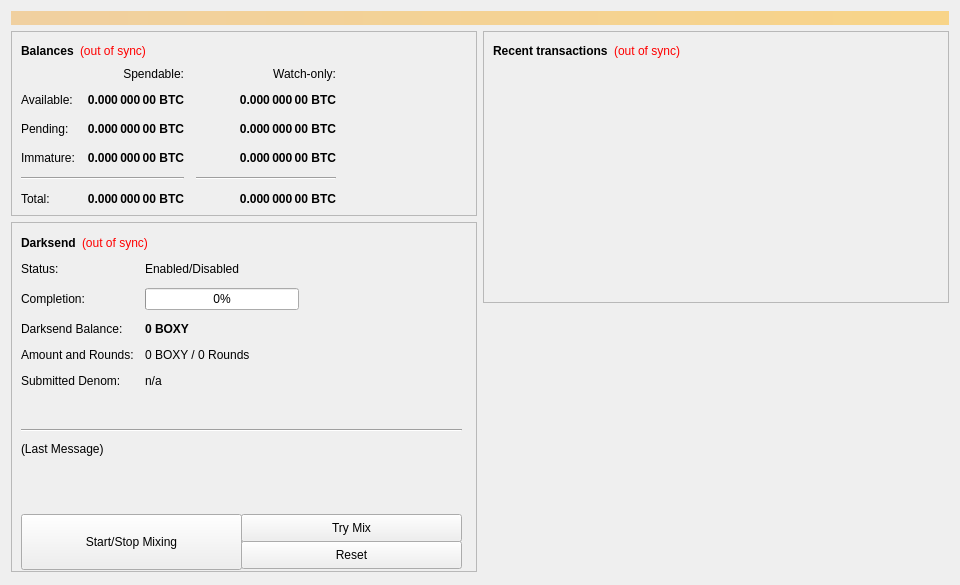
<?xml version="1.0" encoding="UTF-8"?>
<ui version="4.0">
 <class>OverviewPage</class>
 <widget class="QWidget" name="OverviewPage">
  <property name="geometry">
   <rect>
    <x>0</x>
    <y>0</y>
    <width>960</width>
    <height>585</height>
   </rect>
  </property>
  <property name="minimumSize">
   <size>
    <width>960</width>
    <height>0</height>
   </size>
  </property>
  <property name="windowTitle">
   <string>Form</string>
  </property>
  <layout class="QVBoxLayout" name="topLayout">
   <item>
    <widget class="QLabel" name="labelAlerts">
     <property name="visible">
      <bool>false</bool>
     </property>
     <property name="styleSheet">
      <string notr="true">background-color: qlineargradient(x1: 0, y1: 0, x2: 1, y2: 0, stop:0 #F0D0A0, stop:1 #F8D488); color:#000000;</string>
     </property>
     <property name="wordWrap">
      <bool>true</bool>
     </property>
     <property name="margin">
      <number>3</number>
     </property>
    </widget>
   </item>
   <item>
    <layout class="QHBoxLayout" name="horizontalLayout" stretch="1,1">
     <item>
      <layout class="QVBoxLayout" name="verticalLayout_2">
       <item>
        <widget class="QFrame" name="frame">
         <property name="frameShape">
          <enum>QFrame::StyledPanel</enum>
         </property>
         <property name="frameShadow">
          <enum>QFrame::Raised</enum>
         </property>
         <layout class="QVBoxLayout" name="verticalLayout_4">
          <item>
           <layout class="QHBoxLayout" name="horizontalLayout_4">
            <item>
             <widget class="QLabel" name="label_5">
              <property name="font">
               <font>
                <weight>75</weight>
                <bold>true</bold>
               </font>
              </property>
              <property name="text">
               <string>Balances</string>
              </property>
             </widget>
            </item>
            <item>
             <widget class="QLabel" name="labelWalletStatus">
              <property name="cursor">
               <cursorShape>WhatsThisCursor</cursorShape>
              </property>
              <property name="toolTip">
               <string>The displayed information may be out of date. Your wallet automatically synchronizes with the BoxyCoin network after a connection is established, but this process has not completed yet.</string>
              </property>
              <property name="styleSheet">
               <string notr="true">QLabel { color: red; }</string>
              </property>
              <property name="text">
               <string notr="true">(out of sync)</string>
              </property>
              <property name="alignment">
               <set>Qt::AlignLeading|Qt::AlignLeft|Qt::AlignVCenter</set>
              </property>
             </widget>
            </item>
            <item>
             <spacer name="horizontalSpacer_3">
              <property name="orientation">
               <enum>Qt::Horizontal</enum>
              </property>
              <property name="sizeHint" stdset="0">
               <size>
                <width>40</width>
                <height>20</height>
               </size>
              </property>
             </spacer>
            </item>
           </layout>
          </item>
          <item>
           <layout class="QGridLayout" name="gridLayout">
            <property name="spacing">
             <number>12</number>
            </property>
            <item row="2" column="2">
             <widget class="QLabel" name="labelWatchPending">
              <property name="font">
               <font>
                <weight>75</weight>
                <bold>true</bold>
               </font>
              </property>
              <property name="cursor">
               <cursorShape>IBeamCursor</cursorShape>
              </property>
              <property name="toolTip">
               <string>Unconfirmed transactions to watch-only addresses</string>
              </property>
              <property name="text">
               <string notr="true">0.000 000 00 BTC</string>
              </property>
              <property name="alignment">
               <set>Qt::AlignRight|Qt::AlignTrailing|Qt::AlignVCenter</set>
              </property>
              <property name="textInteractionFlags">
               <set>Qt::LinksAccessibleByMouse|Qt::TextSelectableByKeyboard|Qt::TextSelectableByMouse</set>
              </property>
             </widget>
            </item>
            <item row="2" column="1">
             <widget class="QLabel" name="labelUnconfirmed">
              <property name="font">
               <font>
                <weight>75</weight>
                <bold>true</bold>
               </font>
              </property>
              <property name="cursor">
               <cursorShape>IBeamCursor</cursorShape>
              </property>
              <property name="toolTip">
               <string>Total of transactions that have yet to be confirmed, and do not yet count toward the spendable balance</string>
              </property>
              <property name="text">
               <string notr="true">0.000 000 00 BTC</string>
              </property>
              <property name="alignment">
               <set>Qt::AlignRight|Qt::AlignTrailing|Qt::AlignVCenter</set>
              </property>
              <property name="textInteractionFlags">
               <set>Qt::LinksAccessibleByMouse|Qt::TextSelectableByKeyboard|Qt::TextSelectableByMouse</set>
              </property>
             </widget>
            </item>
            <item row="3" column="2">
             <widget class="QLabel" name="labelWatchImmature">
              <property name="font">
               <font>
                <weight>75</weight>
                <bold>true</bold>
               </font>
              </property>
              <property name="cursor">
               <cursorShape>IBeamCursor</cursorShape>
              </property>
              <property name="toolTip">
               <string>Mined balance in watch-only addresses that has not yet matured</string>
              </property>
              <property name="text">
               <string notr="true">0.000 000 00 BTC</string>
              </property>
              <property name="alignment">
               <set>Qt::AlignRight|Qt::AlignTrailing|Qt::AlignVCenter</set>
              </property>
              <property name="textInteractionFlags">
               <set>Qt::LinksAccessibleByMouse|Qt::TextSelectableByKeyboard|Qt::TextSelectableByMouse</set>
              </property>
             </widget>
            </item>
            <item row="4" column="0" colspan="2">
             <widget class="Line" name="lineSpendableBalance">
              <property name="orientation">
               <enum>Qt::Horizontal</enum>
              </property>
             </widget>
            </item>
            <item row="4" column="2">
             <widget class="Line" name="lineWatchBalance">
              <property name="sizePolicy">
               <sizepolicy hsizetype="Preferred" vsizetype="Fixed">
                <horstretch>0</horstretch>
                <verstretch>0</verstretch>
               </sizepolicy>
              </property>
              <property name="minimumSize">
               <size>
                <width>140</width>
                <height>0</height>
               </size>
              </property>
              <property name="orientation">
               <enum>Qt::Horizontal</enum>
              </property>
             </widget>
            </item>
            <item row="5" column="0">
             <widget class="QLabel" name="labelTotalText">
              <property name="text">
               <string>Total:</string>
              </property>
             </widget>
            </item>
            <item row="3" column="1">
             <widget class="QLabel" name="labelImmature">
              <property name="font">
               <font>
                <weight>75</weight>
                <bold>true</bold>
               </font>
              </property>
              <property name="cursor">
               <cursorShape>IBeamCursor</cursorShape>
              </property>
              <property name="toolTip">
               <string>Mined balance that has not yet matured</string>
              </property>
              <property name="text">
               <string notr="true">0.000 000 00 BTC</string>
              </property>
              <property name="alignment">
               <set>Qt::AlignRight|Qt::AlignTrailing|Qt::AlignVCenter</set>
              </property>
              <property name="textInteractionFlags">
               <set>Qt::LinksAccessibleByMouse|Qt::TextSelectableByKeyboard|Qt::TextSelectableByMouse</set>
              </property>
             </widget>
            </item>
            <item row="2" column="3">
             <spacer name="horizontalSpacer_2">
              <property name="orientation">
               <enum>Qt::Horizontal</enum>
              </property>
              <property name="sizeHint" stdset="0">
               <size>
                <width>40</width>
                <height>20</height>
               </size>
              </property>
             </spacer>
            </item>
            <item row="3" column="0">
             <widget class="QLabel" name="labelImmatureText">
              <property name="text">
               <string>Immature:</string>
              </property>
             </widget>
            </item>
            <item row="5" column="1">
             <widget class="QLabel" name="labelTotal">
              <property name="font">
               <font>
                <weight>75</weight>
                <bold>true</bold>
               </font>
              </property>
              <property name="cursor">
               <cursorShape>IBeamCursor</cursorShape>
              </property>
              <property name="toolTip">
               <string>Your current total balance</string>
              </property>
              <property name="text">
               <string notr="true">0.000 000 00 BTC</string>
              </property>
              <property name="alignment">
               <set>Qt::AlignRight|Qt::AlignTrailing|Qt::AlignVCenter</set>
              </property>
              <property name="textInteractionFlags">
               <set>Qt::LinksAccessibleByMouse|Qt::TextSelectableByKeyboard|Qt::TextSelectableByMouse</set>
              </property>
             </widget>
            </item>
            <item row="5" column="2">
             <widget class="QLabel" name="labelWatchTotal">
              <property name="font">
               <font>
                <weight>75</weight>
                <bold>true</bold>
               </font>
              </property>
              <property name="cursor">
               <cursorShape>IBeamCursor</cursorShape>
              </property>
              <property name="toolTip">
               <string>Current total balance in watch-only addresses</string>
              </property>
              <property name="text">
               <string notr="true">0.000 000 00 BTC</string>
              </property>
              <property name="alignment">
               <set>Qt::AlignRight|Qt::AlignTrailing|Qt::AlignVCenter</set>
              </property>
              <property name="textInteractionFlags">
               <set>Qt::LinksAccessibleByMouse|Qt::TextSelectableByKeyboard|Qt::TextSelectableByMouse</set>
              </property>
             </widget>
            </item>
            <item row="0" column="2">
             <widget class="QLabel" name="labelWatchonly">
              <property name="text">
               <string>Watch-only:</string>
              </property>
              <property name="alignment">
               <set>Qt::AlignRight|Qt::AlignTrailing|Qt::AlignVCenter</set>
              </property>
             </widget>
            </item>
            <item row="1" column="0">
             <widget class="QLabel" name="labelBalanceText">
              <property name="text">
               <string>Available:</string>
              </property>
             </widget>
            </item>
            <item row="1" column="1">
             <widget class="QLabel" name="labelBalance">
              <property name="font">
               <font>
                <weight>75</weight>
                <bold>true</bold>
               </font>
              </property>
              <property name="cursor">
               <cursorShape>IBeamCursor</cursorShape>
              </property>
              <property name="toolTip">
               <string>Your current spendable balance</string>
              </property>
              <property name="text">
               <string notr="true">0.000 000 00 BTC</string>
              </property>
              <property name="alignment">
               <set>Qt::AlignRight|Qt::AlignTrailing|Qt::AlignVCenter</set>
              </property>
              <property name="textInteractionFlags">
               <set>Qt::LinksAccessibleByMouse|Qt::TextSelectableByKeyboard|Qt::TextSelectableByMouse</set>
              </property>
             </widget>
            </item>
            <item row="1" column="2">
             <widget class="QLabel" name="labelWatchAvailable">
              <property name="font">
               <font>
                <weight>75</weight>
                <bold>true</bold>
               </font>
              </property>
              <property name="cursor">
               <cursorShape>IBeamCursor</cursorShape>
              </property>
              <property name="toolTip">
               <string>Your current balance in watch-only addresses</string>
              </property>
              <property name="text">
               <string notr="true">0.000 000 00 BTC</string>
              </property>
              <property name="alignment">
               <set>Qt::AlignRight|Qt::AlignTrailing|Qt::AlignVCenter</set>
              </property>
              <property name="textInteractionFlags">
               <set>Qt::LinksAccessibleByMouse|Qt::TextSelectableByKeyboard|Qt::TextSelectableByMouse</set>
              </property>
             </widget>
            </item>
            <item row="2" column="0">
             <widget class="QLabel" name="labelPendingText">
              <property name="text">
               <string>Pending:</string>
              </property>
             </widget>
            </item>
            <item row="0" column="1">
             <widget class="QLabel" name="labelSpendable">
              <property name="text">
               <string>Spendable:</string>
              </property>
              <property name="alignment">
               <set>Qt::AlignRight|Qt::AlignTrailing|Qt::AlignVCenter</set>
              </property>
             </widget>
            </item>
           </layout>
          </item>
         </layout>
        </widget>
       </item>
       <item>
        <widget class="QFrame" name="frameDarksend">
         <property name="minimumSize">
          <size>
           <width>0</width>
           <height>350</height>
          </size>
         </property>
         <property name="layoutDirection">
          <enum>Qt::LeftToRight</enum>
         </property>
         <property name="frameShape">
          <enum>QFrame::StyledPanel</enum>
         </property>
         <property name="frameShadow">
          <enum>QFrame::Raised</enum>
         </property>
         <widget class="QWidget" name="formLayoutWidget">
          <property name="geometry">
           <rect>
            <x>10</x>
            <y>40</y>
            <width>451</width>
            <height>161</height>
           </rect>
          </property>
          <layout class="QFormLayout" name="formLayout">
           <property name="fieldGrowthPolicy">
            <enum>QFormLayout::AllNonFixedFieldsGrow</enum>
           </property>
           <property name="horizontalSpacing">
            <number>11</number>
           </property>
           <property name="verticalSpacing">
            <number>12</number>
           </property>
           <item row="0" column="0">
            <widget class="QLabel" name="label_6">
             <property name="text">
              <string>Status:</string>
             </property>
            </widget>
           </item>
           <item row="1" column="0">
            <widget class="QLabel" name="label_7">
             <property name="text">
              <string>Completion:</string>
             </property>
            </widget>
           </item>
           <item row="1" column="1">
            <widget class="QProgressBar" name="darksendProgress">
             <property name="maximumSize">
              <size>
               <width>154</width>
               <height>16777215</height>
              </size>
             </property>
             <property name="value">
              <number>0</number>
             </property>
            </widget>
           </item>
           <item row="2" column="0">
            <widget class="QLabel" name="labelAnonymizedText">
             <property name="text">
              <string>Darksend Balance:</string>
             </property>
            </widget>
           </item>
           <item row="2" column="1">
            <widget class="QLabel" name="labelAnonymized">
             <property name="font">
              <font>
               <weight>75</weight>
               <bold>true</bold>
              </font>
             </property>
             <property name="text">
              <string notr="true">0 BOXY</string>
             </property>
            </widget>
           </item>
           <item row="3" column="0">
            <widget class="QLabel" name="label_8">
             <property name="text">
              <string>Amount and Rounds:</string>
             </property>
            </widget>
           </item>
           <item row="3" column="1">
            <widget class="QLabel" name="labelAmountRounds">
             <property name="text">
              <string>0 BOXY / 0 Rounds</string>
             </property>
            </widget>
           </item>
           <item row="4" column="0">
            <widget class="QLabel" name="label_9">
             <property name="text">
              <string>Submitted Denom:</string>
             </property>
            </widget>
           </item>
           <item row="4" column="1">
            <widget class="QLabel" name="labelSubmittedDenom">
             <property name="toolTip">
              <string>The denominations you submitted to the Masternode.&lt;br&gt;To mix, other users must submit the exact same denominations.</string>
             </property>
             <property name="text">
              <string>n/a</string>
             </property>
            </widget>
           </item>
           <item row="0" column="1">
            <widget class="QLabel" name="darksendEnabled">
             <property name="text">
              <string>Enabled/Disabled</string>
             </property>
            </widget>
           </item>
          </layout>
         </widget>
         <widget class="QPushButton" name="runAutoDenom">
          <property name="geometry">
           <rect>
            <x>251</x>
            <y>17</y>
            <width>1</width>
            <height>1</height>
           </rect>
          </property>
          <property name="palette">
           <palette>
            <active>
             <colorrole role="WindowText">
              <brush brushstyle="SolidPattern">
               <color alpha="255">
                <red>0</red>
                <green>0</green>
                <blue>0</blue>
               </color>
              </brush>
             </colorrole>
             <colorrole role="Button">
              <brush brushstyle="SolidPattern">
               <color alpha="255">
                <red>239</red>
                <green>238</green>
                <blue>238</blue>
               </color>
              </brush>
             </colorrole>
             <colorrole role="Light">
              <brush brushstyle="SolidPattern">
               <color alpha="255">
                <red>255</red>
                <green>255</green>
                <blue>255</blue>
               </color>
              </brush>
             </colorrole>
             <colorrole role="Midlight">
              <brush brushstyle="SolidPattern">
               <color alpha="255">
                <red>247</red>
                <green>246</green>
                <blue>246</blue>
               </color>
              </brush>
             </colorrole>
             <colorrole role="Dark">
              <brush brushstyle="SolidPattern">
               <color alpha="255">
                <red>119</red>
                <green>119</green>
                <blue>119</blue>
               </color>
              </brush>
             </colorrole>
             <colorrole role="Mid">
              <brush brushstyle="SolidPattern">
               <color alpha="255">
                <red>159</red>
                <green>159</green>
                <blue>159</blue>
               </color>
              </brush>
             </colorrole>
             <colorrole role="Text">
              <brush brushstyle="SolidPattern">
               <color alpha="255">
                <red>0</red>
                <green>0</green>
                <blue>0</blue>
               </color>
              </brush>
             </colorrole>
             <colorrole role="BrightText">
              <brush brushstyle="SolidPattern">
               <color alpha="255">
                <red>255</red>
                <green>255</green>
                <blue>255</blue>
               </color>
              </brush>
             </colorrole>
             <colorrole role="ButtonText">
              <brush brushstyle="SolidPattern">
               <color alpha="255">
                <red>0</red>
                <green>0</green>
                <blue>0</blue>
               </color>
              </brush>
             </colorrole>
             <colorrole role="Base">
              <brush brushstyle="SolidPattern">
               <color alpha="255">
                <red>255</red>
                <green>255</green>
                <blue>255</blue>
               </color>
              </brush>
             </colorrole>
             <colorrole role="Window">
              <brush brushstyle="SolidPattern">
               <color alpha="255">
                <red>239</red>
                <green>238</green>
                <blue>238</blue>
               </color>
              </brush>
             </colorrole>
             <colorrole role="Shadow">
              <brush brushstyle="SolidPattern">
               <color alpha="255">
                <red>0</red>
                <green>0</green>
                <blue>0</blue>
               </color>
              </brush>
             </colorrole>
             <colorrole role="AlternateBase">
              <brush brushstyle="SolidPattern">
               <color alpha="255">
                <red>247</red>
                <green>246</green>
                <blue>246</blue>
               </color>
              </brush>
             </colorrole>
             <colorrole role="ToolTipBase">
              <brush brushstyle="SolidPattern">
               <color alpha="255">
                <red>255</red>
                <green>255</green>
                <blue>220</blue>
               </color>
              </brush>
             </colorrole>
             <colorrole role="ToolTipText">
              <brush brushstyle="SolidPattern">
               <color alpha="255">
                <red>0</red>
                <green>0</green>
                <blue>0</blue>
               </color>
              </brush>
             </colorrole>
            </active>
            <inactive>
             <colorrole role="WindowText">
              <brush brushstyle="SolidPattern">
               <color alpha="255">
                <red>0</red>
                <green>0</green>
                <blue>0</blue>
               </color>
              </brush>
             </colorrole>
             <colorrole role="Button">
              <brush brushstyle="SolidPattern">
               <color alpha="255">
                <red>239</red>
                <green>238</green>
                <blue>238</blue>
               </color>
              </brush>
             </colorrole>
             <colorrole role="Light">
              <brush brushstyle="SolidPattern">
               <color alpha="255">
                <red>255</red>
                <green>255</green>
                <blue>255</blue>
               </color>
              </brush>
             </colorrole>
             <colorrole role="Midlight">
              <brush brushstyle="SolidPattern">
               <color alpha="255">
                <red>247</red>
                <green>246</green>
                <blue>246</blue>
               </color>
              </brush>
             </colorrole>
             <colorrole role="Dark">
              <brush brushstyle="SolidPattern">
               <color alpha="255">
                <red>119</red>
                <green>119</green>
                <blue>119</blue>
               </color>
              </brush>
             </colorrole>
             <colorrole role="Mid">
              <brush brushstyle="SolidPattern">
               <color alpha="255">
                <red>159</red>
                <green>159</green>
                <blue>159</blue>
               </color>
              </brush>
             </colorrole>
             <colorrole role="Text">
              <brush brushstyle="SolidPattern">
               <color alpha="255">
                <red>0</red>
                <green>0</green>
                <blue>0</blue>
               </color>
              </brush>
             </colorrole>
             <colorrole role="BrightText">
              <brush brushstyle="SolidPattern">
               <color alpha="255">
                <red>255</red>
                <green>255</green>
                <blue>255</blue>
               </color>
              </brush>
             </colorrole>
             <colorrole role="ButtonText">
              <brush brushstyle="SolidPattern">
               <color alpha="255">
                <red>0</red>
                <green>0</green>
                <blue>0</blue>
               </color>
              </brush>
             </colorrole>
             <colorrole role="Base">
              <brush brushstyle="SolidPattern">
               <color alpha="255">
                <red>255</red>
                <green>255</green>
                <blue>255</blue>
               </color>
              </brush>
             </colorrole>
             <colorrole role="Window">
              <brush brushstyle="SolidPattern">
               <color alpha="255">
                <red>239</red>
                <green>238</green>
                <blue>238</blue>
               </color>
              </brush>
             </colorrole>
             <colorrole role="Shadow">
              <brush brushstyle="SolidPattern">
               <color alpha="255">
                <red>0</red>
                <green>0</green>
                <blue>0</blue>
               </color>
              </brush>
             </colorrole>
             <colorrole role="AlternateBase">
              <brush brushstyle="SolidPattern">
               <color alpha="255">
                <red>247</red>
                <green>246</green>
                <blue>246</blue>
               </color>
              </brush>
             </colorrole>
             <colorrole role="ToolTipBase">
              <brush brushstyle="SolidPattern">
               <color alpha="255">
                <red>255</red>
                <green>255</green>
                <blue>220</blue>
               </color>
              </brush>
             </colorrole>
             <colorrole role="ToolTipText">
              <brush brushstyle="SolidPattern">
               <color alpha="255">
                <red>0</red>
                <green>0</green>
                <blue>0</blue>
               </color>
              </brush>
             </colorrole>
            </inactive>
            <disabled>
             <colorrole role="WindowText">
              <brush brushstyle="SolidPattern">
               <color alpha="255">
                <red>119</red>
                <green>119</green>
                <blue>119</blue>
               </color>
              </brush>
             </colorrole>
             <colorrole role="Button">
              <brush brushstyle="SolidPattern">
               <color alpha="255">
                <red>239</red>
                <green>238</green>
                <blue>238</blue>
               </color>
              </brush>
             </colorrole>
             <colorrole role="Light">
              <brush brushstyle="SolidPattern">
               <color alpha="255">
                <red>255</red>
                <green>255</green>
                <blue>255</blue>
               </color>
              </brush>
             </colorrole>
             <colorrole role="Midlight">
              <brush brushstyle="SolidPattern">
               <color alpha="255">
                <red>247</red>
                <green>246</green>
                <blue>246</blue>
               </color>
              </brush>
             </colorrole>
             <colorrole role="Dark">
              <brush brushstyle="SolidPattern">
               <color alpha="255">
                <red>119</red>
                <green>119</green>
                <blue>119</blue>
               </color>
              </brush>
             </colorrole>
             <colorrole role="Mid">
              <brush brushstyle="SolidPattern">
               <color alpha="255">
                <red>159</red>
                <green>159</green>
                <blue>159</blue>
               </color>
              </brush>
             </colorrole>
             <colorrole role="Text">
              <brush brushstyle="SolidPattern">
               <color alpha="255">
                <red>119</red>
                <green>119</green>
                <blue>119</blue>
               </color>
              </brush>
             </colorrole>
             <colorrole role="BrightText">
              <brush brushstyle="SolidPattern">
               <color alpha="255">
                <red>255</red>
                <green>255</green>
                <blue>255</blue>
               </color>
              </brush>
             </colorrole>
             <colorrole role="ButtonText">
              <brush brushstyle="SolidPattern">
               <color alpha="255">
                <red>119</red>
                <green>119</green>
                <blue>119</blue>
               </color>
              </brush>
             </colorrole>
             <colorrole role="Base">
              <brush brushstyle="SolidPattern">
               <color alpha="255">
                <red>239</red>
                <green>238</green>
                <blue>238</blue>
               </color>
              </brush>
             </colorrole>
             <colorrole role="Window">
              <brush brushstyle="SolidPattern">
               <color alpha="255">
                <red>239</red>
                <green>238</green>
                <blue>238</blue>
               </color>
              </brush>
             </colorrole>
             <colorrole role="Shadow">
              <brush brushstyle="SolidPattern">
               <color alpha="255">
                <red>0</red>
                <green>0</green>
                <blue>0</blue>
               </color>
              </brush>
             </colorrole>
             <colorrole role="AlternateBase">
              <brush brushstyle="SolidPattern">
               <color alpha="255">
                <red>239</red>
                <green>238</green>
                <blue>238</blue>
               </color>
              </brush>
             </colorrole>
             <colorrole role="ToolTipBase">
              <brush brushstyle="SolidPattern">
               <color alpha="255">
                <red>255</red>
                <green>255</green>
                <blue>220</blue>
               </color>
              </brush>
             </colorrole>
             <colorrole role="ToolTipText">
              <brush brushstyle="SolidPattern">
               <color alpha="255">
                <red>0</red>
                <green>0</green>
                <blue>0</blue>
               </color>
              </brush>
             </colorrole>
            </disabled>
           </palette>
          </property>
          <property name="focusPolicy">
           <enum>Qt::NoFocus</enum>
          </property>
          <property name="autoFillBackground">
           <bool>true</bool>
          </property>
          <property name="text">
           <string/>
          </property>
          <property name="flat">
           <bool>true</bool>
          </property>
         </widget>
         <widget class="QPushButton" name="toggleDarksend">
          <property name="geometry">
           <rect>
            <x>10</x>
            <y>292</y>
            <width>221</width>
            <height>56</height>
           </rect>
          </property>
          <property name="sizePolicy">
           <sizepolicy hsizetype="MinimumExpanding" vsizetype="Fixed">
            <horstretch>0</horstretch>
            <verstretch>0</verstretch>
           </sizepolicy>
          </property>
          <property name="text">
           <string>Start/Stop Mixing</string>
          </property>
         </widget>
         <widget class="Line" name="lineLastMessage">
          <property name="geometry">
           <rect>
            <x>10</x>
            <y>200</y>
            <width>441</width>
            <height>16</height>
           </rect>
          </property>
          <property name="orientation">
           <enum>Qt::Horizontal</enum>
          </property>
         </widget>
         <widget class="QLabel" name="darksendStatus">
          <property name="geometry">
           <rect>
            <x>10</x>
            <y>220</y>
            <width>451</width>
            <height>61</height>
           </rect>
          </property>
          <property name="minimumSize">
           <size>
            <width>288</width>
            <height>43</height>
           </size>
          </property>
          <property name="text">
           <string>(Last Message)</string>
          </property>
          <property name="alignment">
           <set>Qt::AlignLeading|Qt::AlignLeft|Qt::AlignTop</set>
          </property>
          <property name="wordWrap">
           <bool>true</bool>
          </property>
         </widget>
         <widget class="QPushButton" name="darksendAuto">
          <property name="geometry">
           <rect>
            <x>230</x>
            <y>292</y>
            <width>221</width>
            <height>28</height>
           </rect>
          </property>
          <property name="sizePolicy">
           <sizepolicy hsizetype="MinimumExpanding" vsizetype="Fixed">
            <horstretch>0</horstretch>
            <verstretch>0</verstretch>
           </sizepolicy>
          </property>
          <property name="toolTip">
           <string>Try to manually submit a Darksend request.</string>
          </property>
          <property name="text">
           <string>Try Mix</string>
          </property>
         </widget>
         <widget class="QPushButton" name="darksendReset">
          <property name="geometry">
           <rect>
            <x>230</x>
            <y>319</y>
            <width>221</width>
            <height>28</height>
           </rect>
          </property>
          <property name="sizePolicy">
           <sizepolicy hsizetype="MinimumExpanding" vsizetype="Fixed">
            <horstretch>0</horstretch>
            <verstretch>0</verstretch>
           </sizepolicy>
          </property>
          <property name="toolTip">
           <string>Reset the current status of Darksend (can interrupt Darksend if it's in the process of Mixing, which can cost you money!)</string>
          </property>
          <property name="autoFillBackground">
           <bool>false</bool>
          </property>
          <property name="text">
           <string>Reset</string>
          </property>
         </widget>
         <widget class="QWidget" name="layoutWidget">
          <property name="geometry">
           <rect>
            <x>10</x>
            <y>10</y>
            <width>431</width>
            <height>22</height>
           </rect>
          </property>
          <layout class="QHBoxLayout" name="horizontalLayout_5">
           <item>
            <widget class="QLabel" name="label_2">
             <property name="font">
              <font>
               <weight>75</weight>
               <bold>true</bold>
              </font>
             </property>
             <property name="text">
              <string>Darksend</string>
             </property>
            </widget>
           </item>
           <item>
            <widget class="QLabel" name="labelDarksendSyncStatus">
             <property name="toolTip">
              <string>The displayed information may be out of date. Your wallet automatically synchronizes with the BoxyCoin network after a connection is established, but this process has not completed yet.</string>
             </property>
             <property name="styleSheet">
              <string notr="true">QLabel { color: red; }</string>
             </property>
             <property name="text">
              <string notr="true">(out of sync)</string>
             </property>
             <property name="alignment">
              <set>Qt::AlignLeading|Qt::AlignLeft|Qt::AlignVCenter</set>
             </property>
            </widget>
           </item>
           <item>
            <spacer name="horizontalSpacer_4">
             <property name="orientation">
              <enum>Qt::Horizontal</enum>
             </property>
             <property name="sizeHint" stdset="0">
              <size>
               <width>40</width>
               <height>20</height>
              </size>
             </property>
            </spacer>
           </item>
          </layout>
         </widget>
        </widget>
       </item>
       <item>
        <spacer name="verticalSpacer">
         <property name="orientation">
          <enum>Qt::Vertical</enum>
         </property>
         <property name="sizeHint" stdset="0">
          <size>
           <width>20</width>
           <height>40</height>
          </size>
         </property>
        </spacer>
       </item>
      </layout>
     </item>
     <item>
      <layout class="QVBoxLayout" name="verticalLayout_3">
       <item>
        <widget class="QFrame" name="frame_2">
         <property name="frameShape">
          <enum>QFrame::StyledPanel</enum>
         </property>
         <property name="frameShadow">
          <enum>QFrame::Raised</enum>
         </property>
         <layout class="QVBoxLayout" name="verticalLayout">
          <item>
           <layout class="QHBoxLayout" name="horizontalLayout_2">
            <item>
             <widget class="QLabel" name="label_4">
              <property name="font">
               <font>
                <weight>75</weight>
                <bold>true</bold>
               </font>
              </property>
              <property name="text">
               <string>Recent transactions</string>
              </property>
             </widget>
            </item>
            <item>
             <widget class="QLabel" name="labelTransactionsStatus">
              <property name="cursor">
               <cursorShape>WhatsThisCursor</cursorShape>
              </property>
              <property name="toolTip">
               <string>The displayed information may be out of date. Your wallet automatically synchronizes with the BoxyCoin network after a connection is established, but this process has not completed yet.</string>
              </property>
              <property name="styleSheet">
               <string notr="true">QLabel { color: red; }</string>
              </property>
              <property name="text">
               <string notr="true">(out of sync)</string>
              </property>
              <property name="alignment">
               <set>Qt::AlignRight|Qt::AlignTrailing|Qt::AlignVCenter</set>
              </property>
             </widget>
            </item>
            <item>
             <spacer name="horizontalSpacer">
              <property name="orientation">
               <enum>Qt::Horizontal</enum>
              </property>
              <property name="sizeHint" stdset="0">
               <size>
                <width>40</width>
                <height>20</height>
               </size>
              </property>
             </spacer>
            </item>
           </layout>
          </item>
          <item>
           <widget class="QListView" name="listTransactions">
            <property name="styleSheet">
             <string notr="true">QListView { background: transparent; }</string>
            </property>
            <property name="frameShape">
             <enum>QFrame::NoFrame</enum>
            </property>
            <property name="verticalScrollBarPolicy">
             <enum>Qt::ScrollBarAlwaysOff</enum>
            </property>
            <property name="horizontalScrollBarPolicy">
             <enum>Qt::ScrollBarAlwaysOff</enum>
            </property>
            <property name="selectionMode">
             <enum>QAbstractItemView::NoSelection</enum>
            </property>
           </widget>
          </item>
         </layout>
        </widget>
       </item>
       <item>
        <spacer name="verticalSpacer_2">
         <property name="orientation">
          <enum>Qt::Vertical</enum>
         </property>
         <property name="sizeHint" stdset="0">
          <size>
           <width>20</width>
           <height>40</height>
          </size>
         </property>
        </spacer>
       </item>
      </layout>
     </item>
    </layout>
   </item>
  </layout>
 </widget>
 <resources/>
 <connections/>
</ui>
